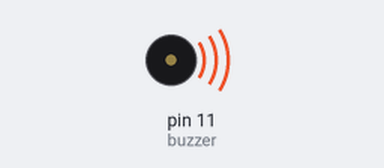
Simulated run of this sketch. Board: Arduino Uno, built with avr-gcc and run on an emulated ATmega328P. On the bench: buzzer (waves = sounding).

Above: at 0.1 s.
Timing chart, 0 to 1.6 s (numbered marks = the images above):
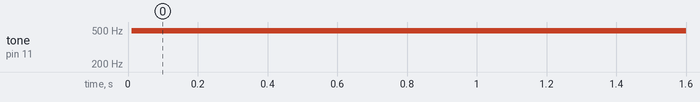

The sketch:

test_buzzer.ino
```cpp
int buzzer = 11;

void setup() {
  pinMode(buzzer, OUTPUT);
}

void loop() {
  unsigned char i;
  for (int i=0;i<=100;i++){
    analogWrite(buzzer, i);
    delay(10);
    for (int i=100;i>=0;i--){
      analogWrite(buzzer, i);
      delay(5);
    }
  }

}
```

Measured:
- by itself, tone on pin 11 (buzzer): silent → 490 Hz at 0.01 s
